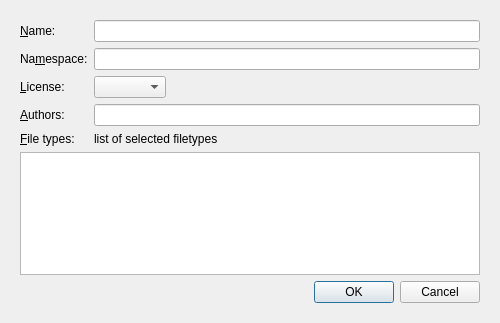
<?xml version="1.0" encoding="UTF-8"?>
<ui version="4.0">
 <class>EditRepositoryBase</class>
 <widget class="QWidget" name="EditRepositoryBase">
  <property name="geometry">
   <rect>
    <x>0</x>
    <y>0</y>
    <width>500</width>
    <height>323</height>
   </rect>
  </property>
  <property name="minimumSize">
   <size>
    <width>500</width>
    <height>0</height>
   </size>
  </property>
  <layout class="QVBoxLayout" name="verticalLayout_2">
   <item>
    <widget class="QWidget" name="widget" native="true">
     <layout class="QFormLayout" name="formLayout">
      <property name="fieldGrowthPolicy">
       <enum>QFormLayout::ExpandingFieldsGrow</enum>
      </property>
      <item row="0" column="0">
       <widget class="QLabel" name="repoNameLabel">
        <property name="text">
         <string>&amp;Name:</string>
        </property>
        <property name="buddy">
         <cstring>repoNameEdit</cstring>
        </property>
       </widget>
      </item>
      <item row="0" column="1">
       <widget class="KLineEdit" name="repoNameEdit">
        <property name="toolTip">
         <string>The name of the repository. Must not be empty or contain forward slashes (/).</string>
        </property>
        <property name="clickMessage">
         <string>A short name for the repository</string>
        </property>
       </widget>
      </item>
      <item row="1" column="0">
       <widget class="QLabel" name="repoNamespaceLabel">
        <property name="text">
         <string>Na&amp;mespace:</string>
        </property>
        <property name="buddy">
         <cstring>repoNamespaceEdit</cstring>
        </property>
       </widget>
      </item>
      <item row="1" column="1">
       <widget class="KLineEdit" name="repoNamespaceEdit">
        <property name="toolTip">
         <string>&lt;p&gt;If non-empty this will be used as a prefix for all snippets in this repository during code completion.&lt;/p&gt;
&lt;p&gt;&lt;b&gt;Note:&lt;/b&gt; No spaces allowed.&lt;/p&gt;</string>
        </property>
        <property name="clickMessage">
         <string>Prefix to show in code completion</string>
        </property>
       </widget>
      </item>
      <item row="2" column="0">
       <widget class="QLabel" name="repoLicenseLabel">
        <property name="text">
         <string>&amp;License:</string>
        </property>
        <property name="buddy">
         <cstring>repoLicenseEdit</cstring>
        </property>
       </widget>
      </item>
      <item row="2" column="1">
       <widget class="QComboBox" name="repoLicenseEdit"/>
      </item>
      <item row="3" column="0">
       <widget class="QLabel" name="repoAuthorsLabel">
        <property name="text">
         <string>&amp;Authors:</string>
        </property>
        <property name="buddy">
         <cstring>repoAuthorsEdit</cstring>
        </property>
       </widget>
      </item>
      <item row="3" column="1">
       <widget class="KLineEdit" name="repoAuthorsEdit"/>
      </item>
      <item row="4" column="0">
       <widget class="QLabel" name="repoFileTypesLabel">
        <property name="text">
         <string>&amp;File types:</string>
        </property>
        <property name="buddy">
         <cstring>repoFileTypesList</cstring>
        </property>
       </widget>
      </item>
      <item row="4" column="1">
       <widget class="QLabel" name="repoFileTypesListLabel">
        <property name="text">
         <string notr="true">list of selected filetypes</string>
        </property>
       </widget>
      </item>
      <item row="5" column="0" colspan="2">
       <widget class="QListWidget" name="repoFileTypesList"/>
      </item>
      <item row="6" column="0" colspan="2">
       <widget class="QDialogButtonBox" name="buttonBox">
        <property name="standardButtons">
         <set>QDialogButtonBox::Cancel|QDialogButtonBox::Ok</set>
        </property>
       </widget>
      </item>
     </layout>
    </widget>
   </item>
  </layout>
 </widget>
 <customwidgets>
  <customwidget>
   <class>KLineEdit</class>
   <extends>QLineEdit</extends>
   <header>klineedit.h</header>
  </customwidget>
 </customwidgets>
 <resources/>
 <connections/>
</ui>
